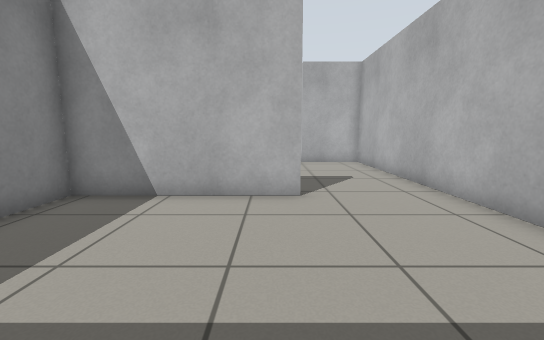
[1] (above)

12 first-person views from a walk through a Gazebo world. The camera is 0.78 m above the floor, tilts 8° down and sees 90° across. The floor is counted in squares, 0.5 m on a side. Each view is taken from the middle of a square. On the plan, view 1 faces up. The plan holds only what a view shows up to about 14 squares ahead; the rest is blank.

[2]
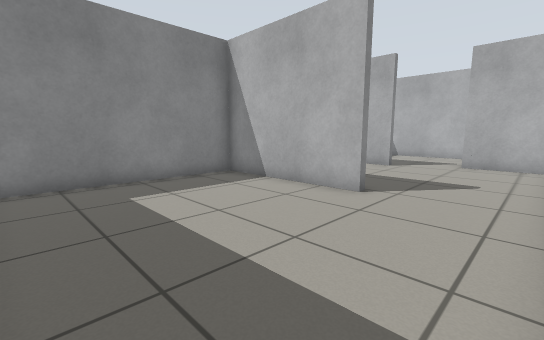

[3]
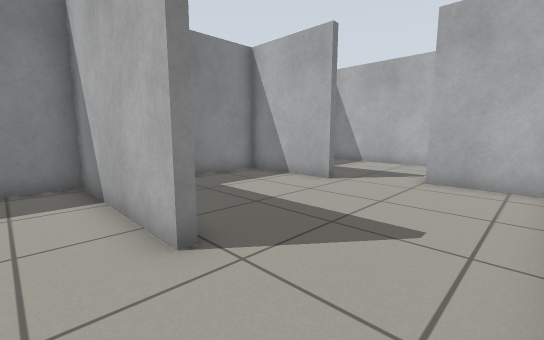

[4]
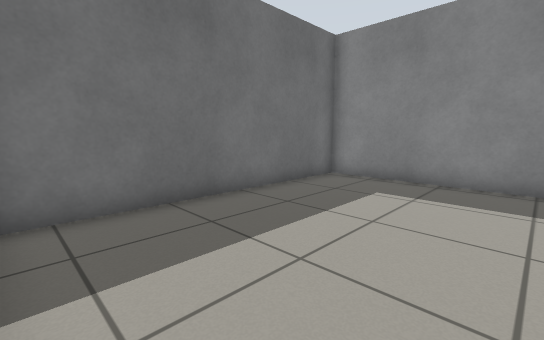

[5]
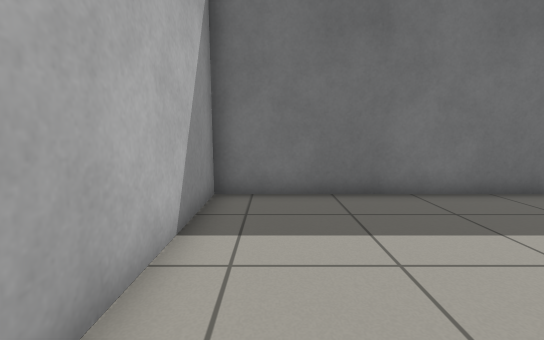

[6]
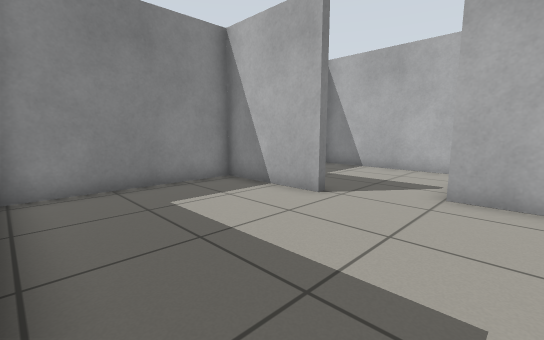

[7]
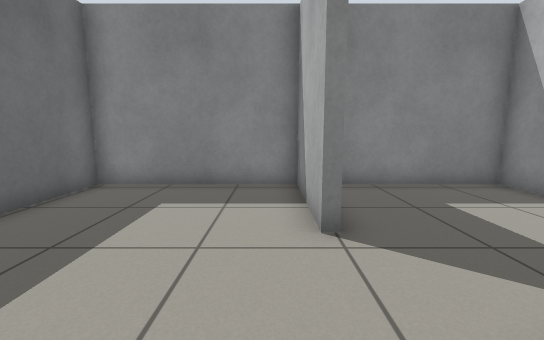

[8]
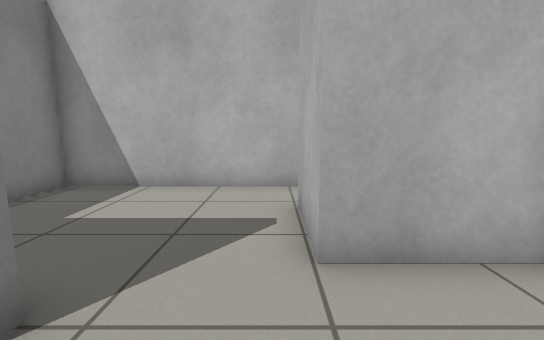

[9]
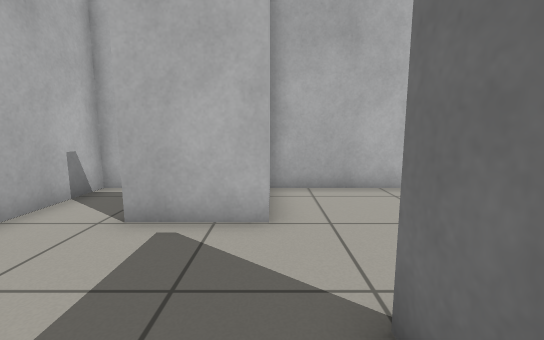

[10]
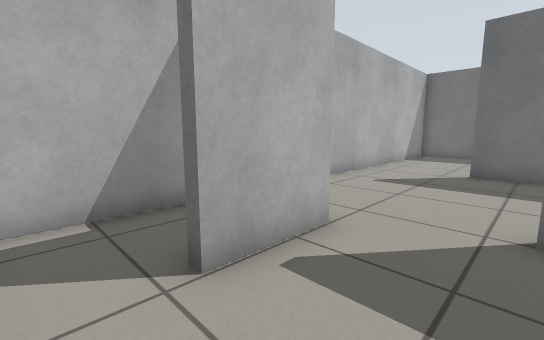

[11]
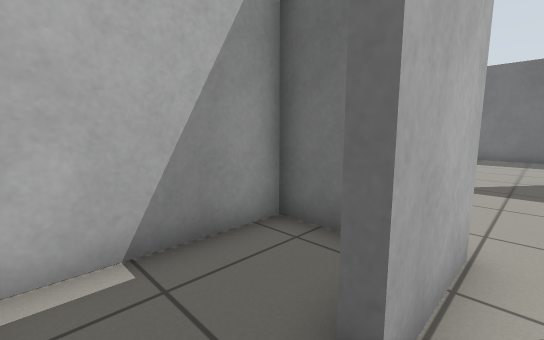

[12]
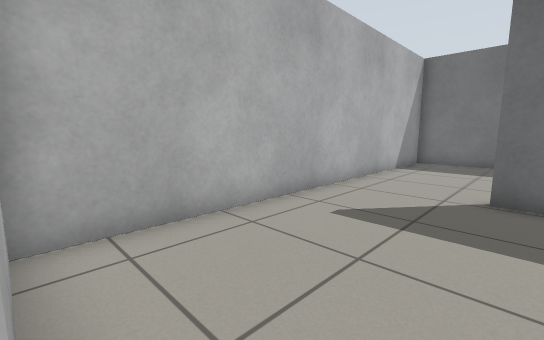

### Floor plan
Ten units are one square. View 1 is at (0, 0); x grows to the right and y downward. Boxes are objects, and circles mark ways between rooms. Rooms are numbered by the first view taken in them; rooms with no view inside come last. Other rooms are left out.
<svg viewBox="-54 -192 104 204">
<path fill="none" stroke="#000" d="M7 -65 -49 -65 -49 7 45 7 45 -65M-10 -128 -49 -128 -49 -68 7 -68M45 -65 45 -141 15 -141M-23 -131 -10 -131M15 -141 15 -166M15 -187 -49 -187 -49 -140M30 -144 45 -144 45 -187 15 -187"/>
<circle cx="25" cy="-70" r="3" fill="#2a7"/>
<circle cx="0" cy="-130" r="3" fill="#2a7"/>
<circle cx="20" cy="-175" r="3" fill="#2a7"/>
<text x="0" y="-30">1</text>
<text x="0" y="-100">2</text>
<text x="-20" y="-160">3</text>
<text x="30" y="-170">4</text>
</svg>
Room 1 opens to room 2. Room 2 opens to room 3. Room 3 opens to room 4.

Where each view was taken, in squares from view 1:
view 1: 0 up, 0 right, facing up
view 2: 0 up, 4 right, facing up-left
view 3: 5 up, 4 right, facing up-left
view 4: 5 up, 4 right, facing down-left
view 5: 6 up, 3 right, facing down
view 6: 7 up, 3 right, facing up-left
view 7: 12 up, 3 right, facing left
view 8: 11 up, 1 right, facing up
view 9: 14 up, 3 left, facing right
view 10: 18 up, 1 left, facing down-right
view 11: 18 up, 1 right, facing down-right
view 12: 14 up, 0 right, facing down-right
